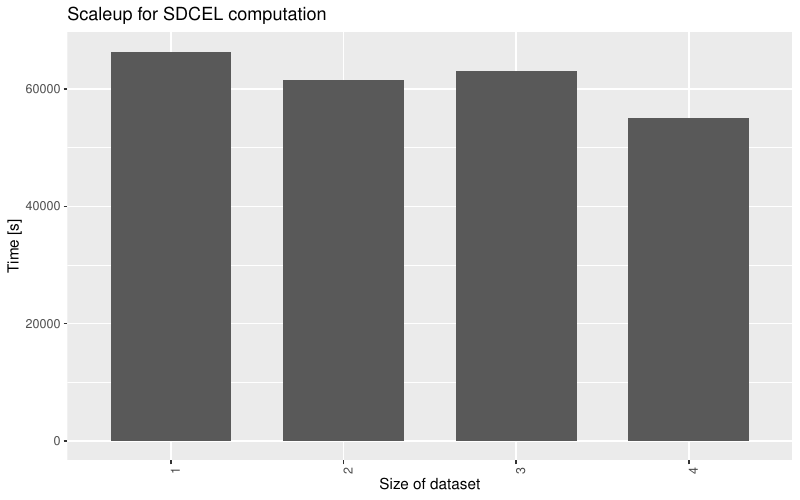

The R source for this figure:
library(tidyverse)

data0 = enframe(read_lines("scaleup.txt"), value="line")

data1 = data0 %>%
  filter(str_detect(line, 'TIME'))

fields = c("ts","start","appId","time","tag","stage","nodes","dataset")
data2 = data1 %>% 
  separate(sep = "\\|", col = "line", into = fields, extra = "drop") %>%
  filter(stage == "end") %>%
  select(time, nodes, dataset) %>%
  mutate(time = as.numeric(time))

data3 = data2 %>%
  group_by(dataset) %>% summarise(time = mean(time)) %>%
  mutate(dataset = fct_relevel(dataset, "1", "2", "3", "4"))

p = ggplot(data3, aes(x = dataset, y = time)) + 
  geom_col(width = 0.7) + 
  theme(axis.text.x = element_text(angle = 90, hjust = 1)) +
  labs(x="Size of dataset", y="Time [s]", title=paste0("Scaleup for SDCEL computation"))
plot(p)

ggsave(paste0("scaleup.pdf"), width = 8, height = 5)
